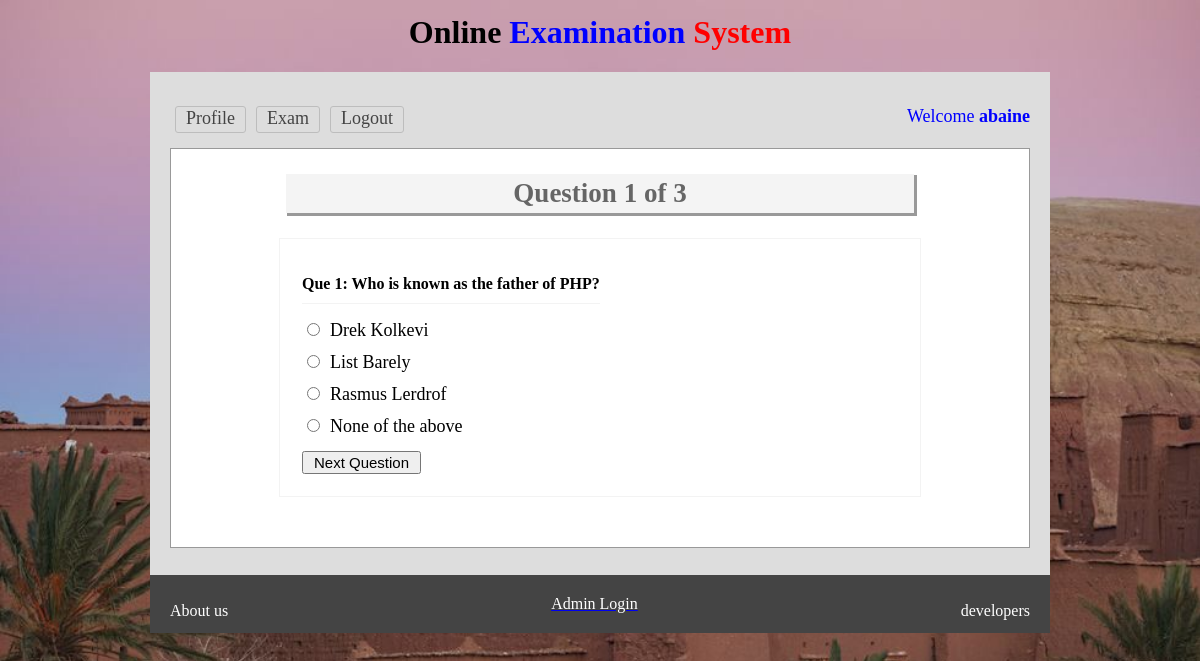
Screenshot of /test.php?q=1 (signed in) with the database file from the repository.
### tables this page shows
CREATE TABLE `tbl_ques` (
  `id` int(11) NOT NULL,
  `quesNo` int(11) NOT NULL,
  `ques` text NOT NULL
);

CREATE TABLE `tbl_ans` (
  `id` int(11) NOT NULL,
  `quesNo` int(11) NOT NULL,
  `rightAns` int(11) NOT NULL DEFAULT 0,
  `ans` text NOT NULL
);

### classes/Exam.php (called while the page is built, shortened)
<?php
 $filepath = realpath(dirname(__FILE__));
include_once ($filepath.'/../lib/Database.php');
class Exam{
	private $db;
	function __construct()
	{
		$this->db = new Database();
	}
  public function getTotalRows(){
    $query = "SELECT * FROM tbl_ques";
    $getResult = $this->db->select($query);
    $total = $getResult->num_rows;
    return $total;
  }
  public function getQuesByNumber($number){
    $query = "SELECT * FROM tbl_ques WHERE quesNo ='$number'";
    $getData = $this->db->select($query);
    $result = $getData->fetch_assoc();
    return $result;
  }
  public function getAnswer($number){
    $query = "SELECT * FROM tbl_ans WHERE quesNo ='$number'";
    $getData = $this->db->select($query);
    return $getData;
  }
}
 ?>

### lib/Database.php (called while the page is built, shortened)
<?php
Class Database{
	public $host   = DB_HOST;
	public $user   = DB_USER;
	public $pass   = DB_PASS;
	public $dbname = DB_NAME;
	public $link;
	private function connectDB(){
	$this->link = new mysqli($this->host, $this->user, $this->pass, $this->dbname);
 }
	public function select($query){
		$result = $this->link->query($query) or die($this->link->error.__LINE__);
		if($result->num_rows > 0){
			return $result;
		} else {
			return false;
		}
	}
}

### test.php (the view, shortened to what this page needs)
<?php include 'inc/header.php'; ?>
<?php
if (isset($_GET['q'])) {
	$number = (int) $_GET['q'];
}else{
	header("Location:exam.php");
}
$total = $exm->getTotalRows();
$question = $exm->getQuesByNumber($number);
?>
<div class="main">
<h1>Question <?php echo $question['quesNo']; ?> of <?php echo $total; ?></h1>
	<div class="test">
		<form method="post" action="">
		<table>
			<tr>
				<td colspan="2">
				 <h3>Que <?php echo $question['quesNo']; ?>: <?php echo $question['ques']; ?></h3>
				</td>
			</tr>
			<?php
				$answer = $exm->getAnswer($number);
				if ($answer) {
					while ($result = $answer->fetch_assoc()) {
			 ?>
			<tr>
				<td>
				 <input type="radio" name="ans" value="<?php echo $result['id']; ?>" /><?php echo $result['ans']; ?>
				</td>
			</tr>
		<?php }} ?>
			<tr>
			  <td>
				<input type="submit" name="submit" value="Next Question"/>
			</td>
			</tr>
		</table>
	</form>
</div>
 </div>
<?php include 'inc/footer.php'; ?>

### css/main.css (style rules this page uses)
* { margin-top:7px;padding:0;outline:none }
body { font-family:verdana }
input[type="submit"] { cursor: pointer; font-size: 15px; padding: 1px 10px; }
.main { background: #fff none repeat scroll 0 0; border: 1px solid #999; margin-top: 10px; min-height: 368px; padding: 15px; width: 828px; }
.main h1 { background: #f4f4f4 none repeat scroll 0 0; box-shadow: 2px 2px 0 1px #999; color: #666; margin: 10px auto 25px; padding: 4px; text-align: center; width: 620px; }
.test { border: 1px solid #f3f3f3; margin: 0 auto; max-width: 600px; padding: 20px; }
.test input[type="radio"] { margin-bottom: 10px; margin-right: 10px; cursor:pointer; }
.test h3 { border-bottom: 1px solid #f3f3f3; font-size: 16px; margin-bottom: 10px; padding-bottom: 10px; }
.starttest, { border: 1px solid #f4f4f4; margin:0 auto; padding: 20px; width: 590px; }

### inc/header.php (style rules this page uses)
.pp { background-image: url("img/last.png"); background-repeat: no-repeat; background-attachment: fixed; background-size: cover; }

### rows the page displays
tbl_ques: quesNo "1", ques "Who is known as the father of PHP?"
tbl_ans: ans "Drek Kolkevi"
tbl_ans: ans "List Barely"
tbl_ans: ans "Rasmus Lerdrof"
tbl_ans: ans "None of the above"

### other values shown
Session::get('name') "abaine"
$total "3"
